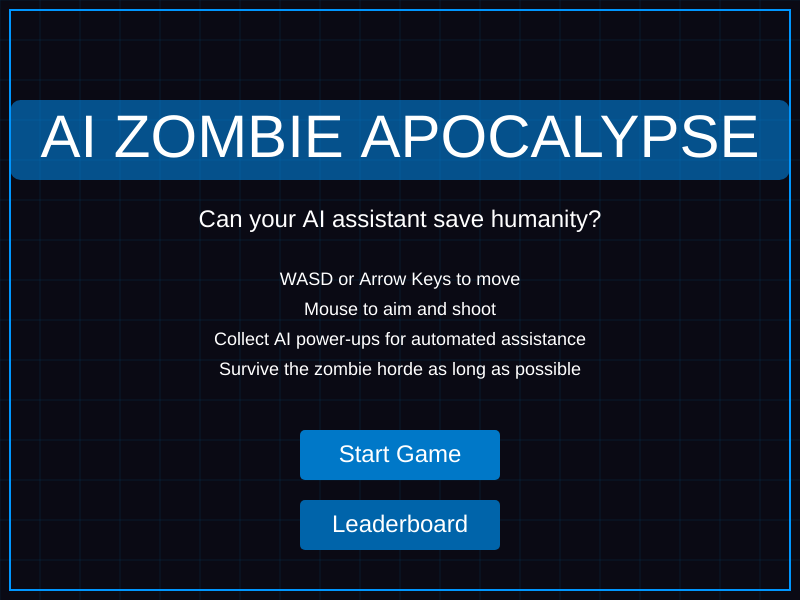
Frame 1 (no input)
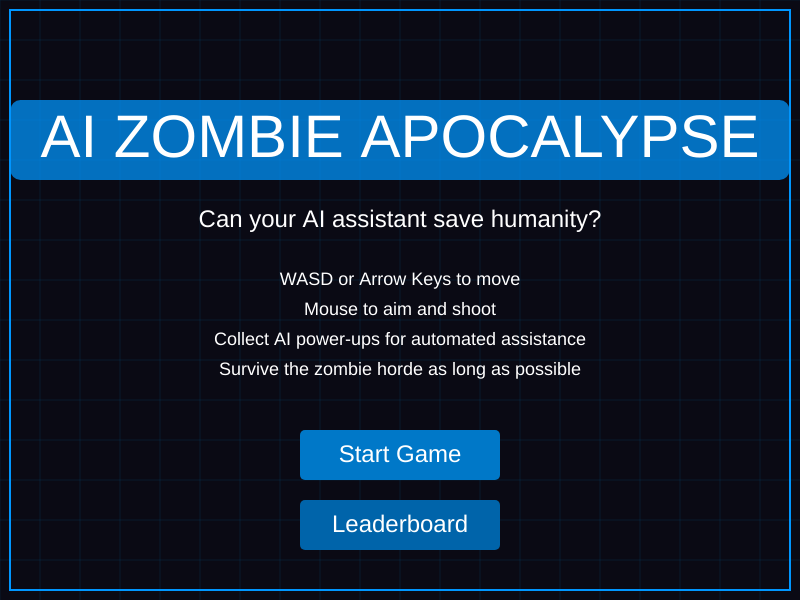
Frame 60 (no input)
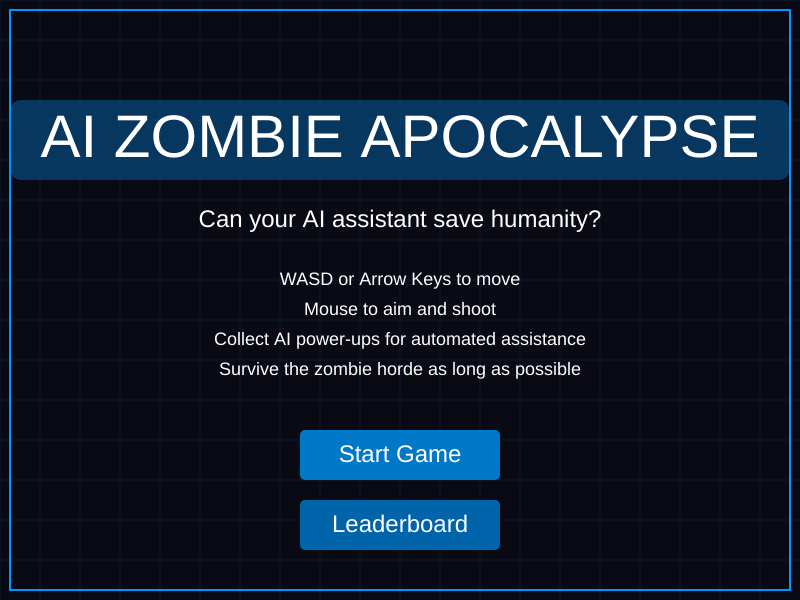
Frame 120 (the mouse pressed at the canvas centre since frame 60)

The p5.js sketch that drew these frames (run headless with seeded random() and noise() and a simulated clock; from frame 60 on, the mouse is pressed at the canvas centre):

// p5.js sketch
// ── sketch.js
// Game variables
let player;
let zombies = [];
let bullets = [];
let score = 0;
let health = 100;
let gameOver = false;
let gameStarted = false;
let powerups = [];
let bloodSplatters = [];
let explosions = [];
let rocks = [];
let messageText = "";
let messageTimer = 0;
let gameTick = 0;

// Wave system variables
let currentWave = 1;
let waveTimer = 0;
let waveDuration = 1800; // 30 seconds at 60 FPS
let zombiesPerWave = 1;
let waveMessage = "";
let waveMessageTimer = 0;

// Leaderboard variables
let leaderboardData = [];
let playerName = "";
let playerEmail = "";
let showLeaderboard = false;
let showNameInput = false;
let inputActive = false;
let inputField = "name"; // "name" or "email"
let leaderboardLoaded = false;
let connectionStatus = "unknown"; // "connected", "error", "unknown"

// Constants
const SCREEN_WIDTH = 800;
const SCREEN_HEIGHT = 600;
const PLAYER_WIDTH = 32;
const PLAYER_HEIGHT = 32;
const PLAYER_SPEED = 5;
const ZOMBIE_WIDTH = 32;
const ZOMBIE_HEIGHT = 32;
const ZOMBIE_SPEED = 2;
const BULLET_WIDTH = 4;
const BULLET_HEIGHT = 4;
const BULLET_SPEED = 10;
const ROCK_COUNT = 8;
const SMALL_ROCK_COUNT = 15;
const AI_ASSISTANT_DURATION = 300;

// Colors
const WHITE = [255, 255, 255];
const BLACK = [0, 0, 0];
const RED = [255, 0, 0];
const GREEN = [0, 255, 0];
const BLUE = [0, 0, 255];
const AI_ASSISTANT_COLOR = [0, 200, 255];

// Power-up types
const POWERUP_TYPES = [
  { name: "AI Assistant", color: [0, 200, 255], duration: 300 },
  { name: "Speed Boost", color: [255, 200, 0], duration: 180 },
  { name: "Shield", color: [200, 0, 255], duration: 240 },
  { name: "Rapid Fire", color: [255, 50, 50], duration: 200 }
];

// Graphics buffers for sprites
let playerBuffer;
let zombieBuffer;
let bulletBuffer;
let backgroundBuffer;
let bloodSplatterBuffers = [];
let explosionBuffers = [];

function preload() {
  // No external assets to preload
}

function setup() {
  createCanvas(SCREEN_WIDTH, SCREEN_HEIGHT);
  textAlign(LEFT, TOP);
  
  // Initialize game graphics
  createGameGraphics();
  
  // Initialize game
  player = new Player();
  createRocks();
  
  // Set up fonts
  scoreFont = textSize(20);
  gameOverFont = textSize(40);
  
  // Preload leaderboard data
  loadLeaderboard();
}

// Create all game graphics programmatically
function createGameGraphics() {
  // Create player sprite (AI robot with glowing elements)
  playerBuffer = createGraphics(PLAYER_WIDTH, PLAYER_HEIGHT);
  
  // Robot body (metallic blue)
  playerBuffer.fill(40, 90, 180);
  playerBuffer.noStroke();
  playerBuffer.rect(6, 6, 20, 20, 3);
  
  // Glowing core
  playerBuffer.fill(0, 200, 255, 200);
  playerBuffer.ellipse(16, 16, 10, 10);
  playerBuffer.stroke(150, 230, 255, 150);
  playerBuffer.noFill();
  playerBuffer.ellipse(16, 16, 14, 14);
  
  // Robot head
  playerBuffer.noStroke();
  playerBuffer.fill(60, 110, 200);
  playerBuffer.rect(10, 0, 12, 8, 2);
  
  // Eyes (glowing)
  playerBuffer.fill(0, 255, 255);
  playerBuffer.ellipse(13, 4, 4, 4);
  playerBuffer.ellipse(19, 4, 4, 4);
  
  // Limbs
  playerBuffer.fill(50, 100, 190);
  playerBuffer.rect(2, 10, 4, 16, 2);  // Left arm
  playerBuffer.rect(26, 10, 4, 16, 2); // Right arm
  playerBuffer.rect(8, 26, 6, 6, 1);   // Left leg
  playerBuffer.rect(18, 26, 6, 6, 1);  // Right leg
  
  // Circuit patterns
  playerBuffer.stroke(100, 200, 255);
  playerBuffer.line(10, 12, 14, 12);
  playerBuffer.line(18, 20, 22, 20);
  playerBuffer.line(10, 12, 10, 16);
  playerBuffer.line(22, 20, 22, 24);
  
  // Create zombie sprite
  zombieBuffer = createGraphics(ZOMBIE_WIDTH, ZOMBIE_HEIGHT);
  
  // Zombie body (decaying green)
  zombieBuffer.fill(60, 120, 60);
  zombieBuffer.noStroke();
  zombieBuffer.rect(6, 6, 20, 20, 3);
  
  // Zombie head
  zombieBuffer.fill(70, 130, 70);
  zombieBuffer.rect(10, 0, 12, 8, 2);
  
  // Zombie eyes (red)
  zombieBuffer.fill(255, 0, 0);
  zombieBuffer.ellipse(13, 4, 4, 4);
  zombieBuffer.ellipse(19, 4, 4, 4);
  
  // Zombie limbs (decaying)
  zombieBuffer.fill(50, 110, 50);
  zombieBuffer.rect(2, 10, 4, 16, 2);  // Left arm
  zombieBuffer.rect(26, 10, 4, 16, 2); // Right arm
  zombieBuffer.rect(8, 26, 6, 6, 1);   // Left leg
  zombieBuffer.rect(18, 26, 6, 6, 1);  // Right leg
  
  // Decay details
  zombieBuffer.fill(30, 80, 30, 150);
  zombieBuffer.ellipse(10, 15, 6, 6);
  zombieBuffer.ellipse(22, 12, 5, 5);
  zombieBuffer.ellipse(16, 22, 7, 7);
  
  // Create bullet sprite
  bulletBuffer = createGraphics(BULLET_WIDTH, BULLET_HEIGHT);
  bulletBuffer.fill(255, 100, 50);
  bulletBuffer.noStroke();
  bulletBuffer.ellipse(BULLET_WIDTH/2, BULLET_HEIGHT/2, BULLET_WIDTH, BULLET_HEIGHT);
  
  // Create background
  backgroundBuffer = createGraphics(SCREEN_WIDTH, SCREEN_HEIGHT);
  backgroundBuffer.background(10, 10, 20);
  
  // Add some stars/details to background
  backgroundBuffer.fill(255, 255, 255, 100);
  for (let i = 0; i < 100; i++) {
    let x = random(SCREEN_WIDTH);
    let y = random(SCREEN_HEIGHT);
    let size = random(1, 3);
    backgroundBuffer.ellipse(x, y, size, size);
  }
  
  // Create blood splatter effects
  for (let i = 0; i < 3; i++) {
    let buffer = createGraphics(20, 20);
    buffer.noStroke();
    buffer.fill(150, 0, 0, 200);
    buffer.ellipse(10, 10, random(10, 20), random(10, 20));
    
    // Add some blood droplets
    for (let j = 0; j < 5; j++) {
      let x = random(20);
      let y = random(20);
      let size = random(2, 5);
      buffer.ellipse(x, y, size, size);
    }
    
    bloodSplatterBuffers.push(buffer);
  }
  
  // Create explosion effects
  for (let i = 0; i < 3; i++) {
    let buffer = createGraphics(40, 40);
    buffer.noStroke();
    
    // Inner bright part
    buffer.fill(255, 200, 50, 200);
    buffer.ellipse(20, 20, 20 + i * 5, 20 + i * 5);
    
    // Outer part
    buffer.fill(255, 100, 0, 150 - i * 40);
    buffer.ellipse(20, 20, 30 + i * 8, 30 + i * 8);
    
    explosionBuffers.push(buffer);
  }
}

function draw() {
  gameTick++;
  
  if (showLeaderboard) {
    showLeaderboardScreen();
    return;
  }
  
  if (showNameInput) {
    showNameInputScreen();
    return;
  }
  
  if (!gameStarted) {
    showTitleScreen();
    return;
  }
  
  if (!gameOver) {
    // Game logic
    handleInput();
    updateWaveSystem();
    updateZombies();
    updateBullets();
    updatePowerups();
    updateVisualEffects();
    
    // AI Assistant logic
    if (player.activePowerups["AI Assistant"] > 0) {
      if (gameTick % 10 === 0 && zombies.length > 0) {
        // Find nearest zombie
        let nearestZombie = findNearestZombie();
        if (nearestZombie) {
          // Calculate direction to zombie
          let dx = nearestZombie.x - (player.x + PLAYER_WIDTH/2);
          let dy = nearestZombie.y - (player.y + PLAYER_HEIGHT/2);
          let angle = Math.atan2(dy, dx);
          
          // Create AI bullet
          let aiBullet = new Bullet(
            player.x + PLAYER_WIDTH/2 - BULLET_WIDTH/2,
            player.y + PLAYER_HEIGHT/2 - BULLET_HEIGHT/2,
            angle
          );
          aiBullet.color = AI_ASSISTANT_COLOR;
          bullets.push(aiBullet);
          
          // Visual effect for AI targeting
          stroke(...AI_ASSISTANT_COLOR, 150);
          line(
            player.x + PLAYER_WIDTH/2,
            player.y + PLAYER_HEIGHT/2,
            nearestZombie.x + ZOMBIE_WIDTH/2,
            nearestZombie.y + ZOMBIE_HEIGHT/2
          );
        }
      }
    }
    
    // Draw everything
    drawGame();
  } else {
    showGameOverScreen();
  }
}

function createRocks() {
  // Create medium rocks
  for (let i = 0; i < ROCK_COUNT; i++) {
    let size = random(25, 40);
    let x = random(0, SCREEN_WIDTH - size);
    let y = random(0, SCREEN_HEIGHT - size);
    rocks.push(new Rock(x, y, size, false));
  }
  
  // Create small rocks
  for (let i = 0; i < SMALL_ROCK_COUNT; i++) {
    let size = random(10, 20);
    let x = random(0, SCREEN_WIDTH - size);
    let y = random(0, SCREEN_HEIGHT - size);
    rocks.push(new Rock(x, y, size, false));
  }
}

function handleInput() {
  // Check if mouseX and mouseY are defined
  if (typeof mouseX === 'undefined' || typeof mouseY === 'undefined') {
    return; // Skip this frame if mouse coordinates aren't available yet
  }
  
  // Movement
  if (keyIsDown(LEFT_ARROW) || keyIsDown(65)) { // Left arrow or A
    player.move("left");
  }
  if (keyIsDown(RIGHT_ARROW) || keyIsDown(68)) { // Right arrow or D
    player.move("right");
  }
  if (keyIsDown(UP_ARROW) || keyIsDown(87)) { // Up arrow or W
    player.move("up");
  }
  if (keyIsDown(DOWN_ARROW) || keyIsDown(83)) { // Down arrow or S
    player.move("down");
  }
  
  // Aiming
  if (player && typeof player.updateAim === 'function') {
    player.updateAim(mouseX, mouseY);
  }
  
  // Shooting
  if (mouseIsPressed && mouseButton === LEFT && player && typeof player.shoot === 'function') {
    if (player.shootCooldown <= 0) {
      // Create bullet(s)
      let newBullets = player.shoot();
      if (newBullets && newBullets.length) {
        bullets.push(...newBullets);
      }
      
      // Set cooldown based on power-ups
      player.shootCooldown = player.activePowerups && player.activePowerups["Rapid Fire"] > 0 ? 5 : 10;
    }
  }
  
  // Update shoot cooldown
  if (player && player.shootCooldown > 0) {
    player.shootCooldown--;
  }
}

function updateWaveSystem() {
  waveTimer++;
  
  // Check if current wave is over
  if (waveTimer >= waveDuration) {
    // Start new wave
    currentWave++;
    waveTimer = 0;
    
    // Increase difficulty
    zombiesPerWave = Math.min(20, Math.floor(currentWave * 1.5));
    
    // Show wave message
    waveMessage = `Wave ${currentWave}`;
    waveMessageTimer = 180; // 3 seconds at 60 FPS
  }
  
  // Spawn zombies based on wave progress
  if (frameCount % 60 === 0) { // Every second
    let maxZombies = zombiesPerWave + Math.floor(currentWave / 3);
    
    if (zombies.length < maxZombies) {
      zombies.push(new Zombie());
    }
  }
  
  // Update wave message timer
  if (waveMessageTimer > 0) {
    waveMessageTimer--;
  }
}

function updateZombies() {
  for (let i = zombies.length - 1; i >= 0; i--) {
    // Move zombie toward player
    zombies[i].move(player.x + PLAYER_WIDTH/2, player.y + PLAYER_HEIGHT/2);
    
    // Check collision with player
    if (
      player.x < zombies[i].x + ZOMBIE_WIDTH &&
      player.x + PLAYER_WIDTH > zombies[i].x &&
      player.y < zombies[i].y + ZOMBIE_HEIGHT &&
      player.y + PLAYER_HEIGHT > zombies[i].y
    ) {
      // Player hit by zombie
      if (player.activePowerups["Shield"] > 0) {
        // Shield absorbs damage
      } else {
        player.health -= 10; // Each hit does 10 damage (4 hits to die)
      }
      
      // Remove zombie
      zombies.splice(i, 1);
      
      // Add blood splatter
      bloodSplatters.push(new BloodSplatter(
        player.x + PLAYER_WIDTH/2,
        player.y + PLAYER_HEIGHT/2
      ));
      
      // Check if player is dead
      if (player.health <= 0) {
        gameOver = true;
      }
      
      continue;
    }
  }
}

function updateBullets() {
  for (let i = bullets.length - 1; i >= 0; i--) {
    // Move bullet
    bullets[i].move();
    
    // Check if bullet is off-screen
    if (
      bullets[i].x < 0 ||
      bullets[i].x > SCREEN_WIDTH ||
      bullets[i].y < 0 ||
      bullets[i].y > SCREEN_HEIGHT
    ) {
      bullets.splice(i, 1);
      continue;
    }
    
    // Check collision with zombies
    for (let j = zombies.length - 1; j >= 0; j--) {
      if (
        bullets[i] && zombies[j] &&
        bullets[i].x < zombies[j].x + ZOMBIE_WIDTH &&
        bullets[i].x + BULLET_WIDTH > zombies[j].x &&
        bullets[i].y < zombies[j].y + ZOMBIE_HEIGHT &&
        bullets[i].y + BULLET_HEIGHT > zombies[j].y
      ) {
        // Store zombie position before removing it
        let zombieX = zombies[j].x;
        let zombieY = zombies[j].y;
        
        // Zombie hit by bullet
        zombies.splice(j, 1);
        
        // Remove bullet if it still exists
        if (i < bullets.length) {
          bullets.splice(i, 1);
        }
        
        // Add blood splatter
        bloodSplatters.push(new BloodSplatter(
          zombieX + ZOMBIE_WIDTH/2,
          zombieY + ZOMBIE_HEIGHT/2
        ));
        
        // Increase score
        player.score += 10;
        
        // Increase powerup spawn chance to 15%
        if (random() < 0.15) {
          powerups.push(new PowerUp(
            zombieX + ZOMBIE_WIDTH/2,
            zombieY + ZOMBIE_HEIGHT/2
          ));
        }
        
        break;
      }
    }
  }
}

function updatePowerups() {
  for (let i = powerups.length - 1; i >= 0; i--) {
    // Update power-up animation
    powerups[i].update();
    
    // Check collision with player
    if (
      player.x < powerups[i].x + 20 &&
      player.x + PLAYER_WIDTH > powerups[i].x - 20 &&
      player.y < powerups[i].y + 20 &&
      player.y + PLAYER_HEIGHT > powerups[i].y - 20
    ) {
      // Activate power-up
      let powerupName = powerups[i].name;
      let duration = powerups[i].duration;
      
      player.activePowerups[powerupName] = duration;
      
      // Apply power-up effects
      if (powerupName === "Speed Boost") {
        player.speed = player.baseSpeed * 1.5;
      }
      
      // Show message
      messageText = `${powerupName} activated!`;
      messageTimer = 120; // 2 seconds at 60 FPS
      
      // Remove power-up
      powerups.splice(i, 1);
    }
  }
  
  // Update active power-ups
  for (let powerup in player.activePowerups) {
    if (player.activePowerups[powerup] > 0) {
      player.activePowerups[powerup]--;
      
      // Handle power-up expiration
      if (player.activePowerups[powerup] === 0) {
        // Reset effects
        if (powerup === "Speed Boost") {
          player.speed = player.baseSpeed;
        }
        
        // Show message
        messageText = `${powerup} expired`;
        messageTimer = 60; // 1 second at 60 FPS
      }
    }
  }
  
  // Update message timer
  if (messageTimer > 0) {
    messageTimer--;
  }
}

function updateVisualEffects() {
  // Update blood splatters
  for (let i = bloodSplatters.length - 1; i >= 0; i--) {
    if (!bloodSplatters[i].update()) {
      bloodSplatters.splice(i, 1);
    }
  }
  
  // Update explosions
  for (let i = explosions.length - 1; i >= 0; i--) {
    if (!explosions[i].update()) {
      explosions.splice(i, 1);
    }
  }
}

function drawGame() {
  // Draw background
  background(10, 10, 20);
  
  // Draw rocks
  for (let rock of rocks) {
    rock.draw();
  }
  
  // Draw power-ups
  for (let powerup of powerups) {
    powerup.draw();
  }
  
  // Draw player
  player.draw();
  
  // Draw zombies
  for (let zombie of zombies) {
    zombie.draw();
  }
  
  // Draw bullets
  for (let bullet of bullets) {
    bullet.draw();
  }
  
  // Draw visual effects
  for (let splatter of bloodSplatters) {
    splatter.draw();
  }
  
  for (let explosion of explosions) {
    explosion.draw();
  }
  
  // Draw UI
  drawUI();
}

function drawUI() {
  // Health bar background
  fill(60, 60, 60);
  rect(10, 10, 200, 20, 5);
  
  // Health bar
  let healthPercent = player.health / 40; // Changed from 100 to 40
  let healthBarWidth = 200 * healthPercent;
  let healthColor;
  
  if (healthPercent > 0.6) {
    healthColor = color(0, 200, 0); // Green for high health
  } else if (healthPercent > 0.3) {
    healthColor = color(200, 200, 0); // Yellow for medium health
  } else {
    healthColor = color(200, 0, 0); // Red for low health
  }
  
  fill(healthColor);
  rect(10, 10, healthBarWidth, 20, 5);
  
  // Health text
  fill(255);
  textAlign(CENTER, CENTER);
  text(player.health + "/40", 110, 20); // Changed from 100 to 40
  textAlign(LEFT, TOP);
  
  // Score
  fill(255);
  textSize(24);
  text("Score: " + player.score, SCREEN_WIDTH - 150, 20);
  
  // Wave info
  fill(200, 200, 255);
  textSize(18);
  text("Wave: " + currentWave, SCREEN_WIDTH - 150, 50);
  
  // Wave progress bar
  let waveProgress = waveTimer / waveDuration;
  fill(60, 60, 60);
  rect(SCREEN_WIDTH - 150, 75, 100, 10, 5);
  fill(100, 100, 255);
  rect(SCREEN_WIDTH - 150, 75, 100 * waveProgress, 10, 5);
  
  // Active power-ups
  let powerupY = 100;
  for (let powerup in player.activePowerups) {
    if (player.activePowerups[powerup] > 0) {
      let duration = player.activePowerups[powerup];
      let maxDuration;
      let color;
      
      switch(powerup) {
        case "AI Assistant":
          maxDuration = AI_ASSISTANT_DURATION;
          color = [0, 200, 255];
          break;
        case "Speed Boost":
          maxDuration = 180;
          color = [255, 200, 0];
          break;
        case "Shield":
          maxDuration = 240;
          color = [200, 0, 255];
          break;
        case "Rapid Fire":
          maxDuration = 200;
          color = [255, 50, 50];
          break;
      }
      
      // Power-up background
      fill(60, 60, 60);
      rect(SCREEN_WIDTH - 150, powerupY, 100, 15, 5);
      
      // Power-up progress
      let progress = duration / maxDuration;
      fill(...color);
      rect(SCREEN_WIDTH - 150, powerupY, 100 * progress, 15, 5);
      
      // Power-up text
      fill(255);
      textSize(12);
      text(powerup, SCREEN_WIDTH - 145, powerupY + 2);
      
      powerupY += 20;
    }
  }
  
  // Wave message
  if (waveMessageTimer > 0) {
    let alpha = waveMessageTimer > 60 ? 255 : waveMessageTimer * 4.25;
    fill(255, 255, 255, alpha);
    textSize(36);
    textAlign(CENTER, CENTER);
    text(waveMessage, SCREEN_WIDTH/2, SCREEN_HEIGHT/4);
    textAlign(LEFT, TOP);
  }
  
  // Power-up message
  if (messageTimer > 0) {
    let alpha = messageTimer > 30 ? 255 : messageTimer * 8.5;
    fill(0, 200, 255, alpha);
    textSize(24);
    textAlign(CENTER, CENTER);
    text(messageText, SCREEN_WIDTH/2, SCREEN_HEIGHT/3);
    textAlign(LEFT, TOP);
  }
}

function showTitleScreen() {
  // Background with grid effect
  background(10, 10, 20);
  
  // Draw grid lines
  stroke(0, 100, 150, 50);
  strokeWeight(1);
  
  // Draw vertical grid lines
  for (let x = 0; x < SCREEN_WIDTH; x += 40) {
    line(x, 0, x, SCREEN_HEIGHT);
  }
  
  // Draw horizontal grid lines
  for (let y = 0; y < SCREEN_HEIGHT; y += 40) {
    line(0, y, SCREEN_WIDTH, y);
  }
  
  // Draw border
  strokeWeight(2);
  stroke(0, 150, 255);
  noFill();
  rect(10, 10, SCREEN_WIDTH - 20, SCREEN_HEIGHT - 20);
  
  // Set text properties for measuring
  textSize(60);
  textAlign(CENTER, CENTER);
  
  // Measure the text width to make the background fit properly
  let titleText = "AI ZOMBIE APOCALYPSE";
  let titleWidth = textWidth(titleText);
  
  // Title with pulsing effect
  let glowIntensity = 128 + 64 * sin(frameCount / 30);
  
  // Title background with pulsing effect - make it wider to fit the text
  fill(0, 150, 255, glowIntensity);
  noStroke();
  rect(SCREEN_WIDTH/2 - titleWidth/2 - 30, 100, titleWidth + 60, 80, 10);
  
  // Title text
  fill(255);
  text(titleText, SCREEN_WIDTH/2, 140);
  
  // Subtitle
  fill(255);
  textSize(24);
  text("Can your AI assistant save humanity?", SCREEN_WIDTH/2, 220);
  
  // Instructions
  textSize(18);
  text("WASD or Arrow Keys to move", SCREEN_WIDTH/2, 280);
  text("Mouse to aim and shoot", SCREEN_WIDTH/2, 310);
  text("Collect AI power-ups for automated assistance", SCREEN_WIDTH/2, 340);
  text("Survive the zombie horde as long as possible", SCREEN_WIDTH/2, 370);
  
  // Start button
  let startButtonX = SCREEN_WIDTH/2 - 100;
  let startButtonY = 430;
  let buttonWidth = 200;
  let buttonHeight = 50;
  
  let mouseOverStart = mouseX > startButtonX && mouseX < startButtonX + buttonWidth &&
                       mouseY > startButtonY && mouseY < startButtonY + buttonHeight;
  
  fill(mouseOverStart ? color(0, 180, 255) : color(0, 120, 200));
  rect(startButtonX, startButtonY, buttonWidth, buttonHeight, 5);
  
  fill(255);
  textSize(24);
  text("Start Game", SCREEN_WIDTH/2, startButtonY + buttonHeight/2);
  
  // Leaderboard button
  let leaderboardButtonX = SCREEN_WIDTH/2 - 100;
  let leaderboardButtonY = 500;
  
  let mouseOverLeaderboard = mouseX > leaderboardButtonX && mouseX < leaderboardButtonX + buttonWidth &&
                             mouseY > leaderboardButtonY && mouseY < leaderboardButtonY + buttonHeight;
  
  fill(mouseOverLeaderboard ? color(0, 150, 220) : color(0, 100, 170));
  rect(leaderboardButtonX, leaderboardButtonY, buttonWidth, buttonHeight, 5);
  
  fill(255);
  textSize(24);
  text("Leaderboard", SCREEN_WIDTH/2, leaderboardButtonY + buttonHeight/2);
  
  // Pulsing effect for buttons
  let pulseSize = sin(frameCount * 0.05) * 5;
  
  if (mouseOverStart) {
    noFill();
    stroke(0, 200, 255, 150);
    rect(startButtonX - pulseSize/2, startButtonY - pulseSize/2, 
         buttonWidth + pulseSize, buttonHeight + pulseSize, 8);
  }
  
  if (mouseOverLeaderboard) {
    noFill();
    stroke(0, 200, 255, 150);
    rect(leaderboardButtonX - pulseSize/2, leaderboardButtonY - pulseSize/2, 
         buttonWidth + pulseSize, buttonHeight + pulseSize, 8);
  }
  
  // Reset text alignment
  textAlign(LEFT, TOP);
}

function showGameOverScreen() {
  // Background with grid effect
  background(10, 10, 20);
  
  // Draw grid lines
  stroke(0, 100, 150, 50);
  strokeWeight(1);
  
  for (let x = 0; x < SCREEN_WIDTH; x += 40) {
    line(x, 0, x, SCREEN_HEIGHT);
  }
  
  for (let y = 0; y < SCREEN_HEIGHT; y += 40) {
    line(0, y, SCREEN_WIDTH, y);
  }
  
  // Draw border
  strokeWeight(2);
  stroke(0, 150, 255);
  noFill();
  rect(10, 10, SCREEN_WIDTH - 20, SCREEN_HEIGHT - 20);
  
  // Game Over title with pulsing effect
  let glowIntensity = 128 + 64 * sin(frameCount / 30);
  
  // Set text properties for measuring
  textSize(60);
  textAlign(CENTER, CENTER);
  
  // Measure the text width to make the background fit properly
  let titleText = "GAME OVER";
  let titleWidth = textWidth(titleText);
  
  // Title background with pulsing effect - make it wider to fit the text
  fill(0, 150, 255, glowIntensity);
  noStroke();
  rect(SCREEN_WIDTH/2 - titleWidth/2 - 30, 80, titleWidth + 60, 80, 10);
  
  // Draw the title text
  fill(255);
  text(titleText, SCREEN_WIDTH/2, 120);
  
  // Score
  fill(255);
  textSize(32);
  textAlign(CENTER, CENTER);
  text("Your Score: " + player.score, SCREEN_WIDTH/2, 200);
  
  // Email field
  let emailFieldX = SCREEN_WIDTH/2 - 150;
  let emailFieldY = 250;
  let fieldWidth = 300;
  let fieldHeight = 40;
  
  fill(30, 30, 50);
  rect(emailFieldX, emailFieldY, fieldWidth, fieldHeight, 5);
  
  fill(255);
  textSize(20);
  textAlign(RIGHT, CENTER);
  text("Email:", emailFieldX - 10, emailFieldY + fieldHeight/2);
  
  textAlign(LEFT, CENTER);
  text(playerEmail, emailFieldX + 10, emailFieldY + fieldHeight/2);
  
  if (frameCount % 60 < 30) {
    stroke(255);
    line(emailFieldX + 10 + textWidth(playerEmail), emailFieldY + 10, 
         emailFieldX + 10 + textWidth(playerEmail), emailFieldY + fieldHeight - 10);
    noStroke();
  }
  
  // Submit Score button
  let submitButtonX = SCREEN_WIDTH/2 - 100;
  let submitButtonY = 320;
  let buttonWidth = 200;
  let buttonHeight = 40;
  
  let canSubmit = playerEmail.length > 0;
  let mouseOverSubmit = mouseX > submitButtonX && mouseX < submitButtonX + buttonWidth &&
                        mouseY > submitButtonY && mouseY < submitButtonY + buttonHeight;
  
  fill(canSubmit ? (mouseOverSubmit ? color(0, 150, 250) : color(0, 100, 200)) : color(100, 100, 100));
  rect(submitButtonX, submitButtonY, buttonWidth, buttonHeight, 5);
  
  fill(255);
  textSize(24);
  textAlign(CENTER, CENTER);
  text("Submit Score", SCREEN_WIDTH/2, submitButtonY + buttonHeight/2);
  
  // Main Menu button
  let menuButtonX = SCREEN_WIDTH/2 - 100;
  let menuButtonY = 380;
  
  let mouseOverMenu = mouseX > menuButtonX && mouseX < menuButtonX + buttonWidth &&
                      mouseY > menuButtonY && mouseY < menuButtonY + buttonHeight;
  
  fill(mouseOverMenu ? color(100, 100, 100) : color(80, 80, 80));
  rect(menuButtonX, menuButtonY, buttonWidth, buttonHeight, 5);
  
  fill(255);
  textSize(24);
  textAlign(CENTER, CENTER);
  text("Main Menu", SCREEN_WIDTH/2, menuButtonY + buttonHeight/2);
  
  // View Leaderboard button
  let leaderboardButtonX = SCREEN_WIDTH/2 - 100;
  let leaderboardButtonY = 440;
  
  let mouseOverLeaderboard = mouseX > leaderboardButtonX && mouseX < leaderboardButtonX + buttonWidth &&
                             mouseY > leaderboardButtonY && mouseY < leaderboardButtonY + buttonHeight;
  
  fill(mouseOverLeaderboard ? color(0, 150, 250) : color(0, 100, 200));
  rect(leaderboardButtonX, leaderboardButtonY, buttonWidth, buttonHeight, 5);
  
  fill(255);
  textSize(24);
  textAlign(CENTER, CENTER);
  text("View Leaderboard", SCREEN_WIDTH/2, leaderboardButtonY + buttonHeight/2);
  
  // Newsletter and privacy notes
  fill(180, 180, 180);
  textSize(14);
  textAlign(CENTER, CENTER);
  text("By submitting, you're signing up for the HackerHall newsletter", 
       SCREEN_WIDTH/2, leaderboardButtonY + buttonHeight + 30);
  
  text("Your email will be partially hidden on the leaderboard", 
       SCREEN_WIDTH/2, leaderboardButtonY + buttonHeight + 50);
  
  // Reset drawing state
  textAlign(LEFT, TOP);
}

function mousePressed() {
  if (!gameStarted && !showLeaderboard && !showNameInput) {
    // Check if Start Game button is clicked
    let startButtonX = SCREEN_WIDTH/2 - 100;
    let startButtonY = 430;
    let buttonWidth = 200;
    let buttonHeight = 50;
    
    if (mouseX > startButtonX && mouseX < startButtonX + buttonWidth &&
        mouseY > startButtonY && mouseY < startButtonY + buttonHeight) {
      gameStarted = true;
      resetGame();
      return;
    }
    
    // Check if Leaderboard button is clicked
    let leaderboardButtonX = SCREEN_WIDTH/2 - 100;
    let leaderboardButtonY = 500;
    
    if (mouseX > leaderboardButtonX && mouseX < leaderboardButtonX + buttonWidth &&
        mouseY > leaderboardButtonY && mouseY < leaderboardButtonY + buttonHeight) {
      showLeaderboard = true;
      loadLeaderboard(); // Refresh leaderboard data
      return;
    }
  } else if (showLeaderboard) {
    // Check if Back button is clicked
    let backButtonX = SCREEN_WIDTH/2 - 100;
    let backButtonY = SCREEN_HEIGHT - 100;
    let buttonWidth = 200;
    let buttonHeight = 40;
    
    if (mouseX > backButtonX && mouseX < backButtonX + buttonWidth &&
        mouseY > backButtonY && mouseY < backButtonY + buttonHeight) {
      showLeaderboard = false;
      gameStarted = false; // Ensure we go to the main menu, not the game
      gameOver = false;    // Reset game over state
      return;
    }
    
    // Check if Refresh button is clicked
    let refreshButtonX = SCREEN_WIDTH - 80;
    let refreshButtonY = 120;
    let refreshButtonSize = 40;
    
    if (mouseX > refreshButtonX && mouseX < refreshButtonX + refreshButtonSize &&
        mouseY > refreshButtonY && mouseY < refreshButtonY + refreshButtonSize) {
      loadLeaderboard();
      return;
    }
  } else if (showNameInput) {
    // Handle name input screen clicks
    let nameFieldX = SCREEN_WIDTH/2 - 150;
    let nameFieldY = 180;
    let emailFieldX = SCREEN_WIDTH/2 - 150;
    let emailFieldY = 240;
    let fieldWidth = 300;
    let fieldHeight = 40;
    
    // Check if name field is clicked
    if (mouseX > nameFieldX && mouseX < nameFieldX + fieldWidth &&
        mouseY > nameFieldY && mouseY < nameFieldY + fieldHeight) {
      inputField = "name";
      inputActive = true;
      return;
    }
    
    // Check if email field is clicked
    if (mouseX > emailFieldX && mouseX < emailFieldX + fieldWidth &&
        mouseY > emailFieldY && mouseY < emailFieldY + fieldHeight) {
      inputField = "email";
      inputActive = true;
      return;
    }
    
    // Check if Submit button is clicked
    let submitButtonX = SCREEN_WIDTH/2 - 100;
    let submitButtonY = 310;
    let buttonWidth = 200;
    let buttonHeight = 40;
    
    if (mouseX > submitButtonX && mouseX < submitButtonX + buttonWidth &&
        mouseY > submitButtonY && mouseY < submitButtonY + buttonHeight) {
      if (playerName.length > 0) {
        submitScore().then(success => {
          if (success) {
            showNameInput = false;
            showLeaderboard = true;
          }
        });
      }
      return;
    }
    
    // Check if Skip button is clicked
    let skipButtonX = SCREEN_WIDTH/2 - 100;
    let skipButtonY = 370;
    
    if (mouseX > skipButtonX && mouseX < skipButtonX + buttonWidth &&
        mouseY > skipButtonY && mouseY < skipButtonY + buttonHeight) {
      showNameInput = false;
      gameStarted = false;
      return;
    }
  } else if (gameOver) {
    // Handle Game Over screen clicks
    let buttonWidth = 200;
    let buttonHeight = 40;
    
    // Submit Score button
    let submitButtonX = SCREEN_WIDTH/2 - 100;
    let submitButtonY = 320;
    
    if (mouseX > submitButtonX && mouseX < submitButtonX + buttonWidth &&
        mouseY > submitButtonY && mouseY < submitButtonY + buttonHeight) {
      if (playerEmail.length > 0) {
        submitScore().then(success => {
          if (success) {
            gameOver = false;
            showLeaderboard = true;
          }
        });
      }
      return;
    }
    
    // Main Menu button
    let menuButtonX = SCREEN_WIDTH/2 - 100;
    let menuButtonY = 380;
    
    if (mouseX > menuButtonX && mouseX < menuButtonX + buttonWidth &&
        mouseY > menuButtonY && mouseY < menuButtonY + buttonHeight) {
      gameOver = false;
      gameStarted = false;
      return;
    }
    
    // View Leaderboard button
    let leaderboardButtonX = SCREEN_WIDTH/2 - 100;
    let leaderboardButtonY = 440;
    
    if (mouseX > leaderboardButtonX && mouseX < leaderboardButtonX + buttonWidth &&
        mouseY > leaderboardButtonY && mouseY < leaderboardButtonY + buttonHeight) {
      showLeaderboard = true;
      loadLeaderboard();
      return;
    }
  }
}

function resetGame() {
  player = new Player();
  zombies = [];
  bullets = [];
  powerups = [];
  bloodSplatters = [];
  explosions = [];
  
  currentWave = 1;
  waveTimer = 0;
  zombiesPerWave = 1;
  
  gameOver = false;
  
  // Reset player properties
  player.health = 40; // Changed from 100 to 40
  player.score = 0;
  player.activePowerups = {
    "AI Assistant": 0,
    "Speed Boost": 0,
    "Shield": 0,
    "Rapid Fire": 0
  };
}

function findNearestZombie() {
  if (zombies.length === 0) return null;
  
  let nearestZombie = zombies[0];
  let minDistance = dist(
    player.x + PLAYER_WIDTH/2,
    player.y + PLAYER_HEIGHT/2,
    zombies[0].x + ZOMBIE_WIDTH/2,
    zombies[0].y + ZOMBIE_HEIGHT/2
  );
  
  for (let i = 1; i < zombies.length; i++) {
    let distance = dist(
      player.x + PLAYER_WIDTH/2,
      player.y + PLAYER_HEIGHT/2,
      zombies[i].x + ZOMBIE_WIDTH/2,
      zombies[i].y + ZOMBIE_HEIGHT/2
    );
    
    if (distance < minDistance) {
      minDistance = distance;
      nearestZombie = zombies[i];
    }
  }
  
  return nearestZombie;
}

function playSound(soundName) {
  // Simply return without doing anything - all sound is disabled
  return;
}

// Player class
class Player {
  constructor() {
    this.x = SCREEN_WIDTH/2 - PLAYER_WIDTH/2;
    this.y = SCREEN_HEIGHT/2 - PLAYER_HEIGHT/2;
    this.angle = 0;
    this.direction = "right";
    this.speed = PLAYER_SPEED;
    this.baseSpeed = PLAYER_SPEED;
    this.health = 40;
    this.score = 0;
    this.shootCooldown = 0;
    this.activePowerups = {
      "AI Assistant": 0,
      "Speed Boost": 0,
      "Shield": 0,
      "Rapid Fire": 0
    };
  }
  
  updateAim(mouseX, mouseY) {
    // Safety check
    if (typeof mouseX === 'undefined' || typeof mouseY === 'undefined') {
      return;
    }
    
    // Calculate angle to mouse cursor
    let dx = mouseX - (this.x + PLAYER_WIDTH/2);
    let dy = mouseY - (this.y + PLAYER_HEIGHT/2);
    this.angle = Math.atan2(dy, dx);
    
    // Update direction for player sprite rotation
    if (this.angle > -Math.PI/4 && this.angle < Math.PI/4) {
      this.direction = "right";
    } else if (this.angle >= Math.PI/4 && this.angle < 3*Math.PI/4) {
      this.direction = "down";
    } else if (this.angle >= -3*Math.PI/4 && this.angle <= -Math.PI/4) {
      this.direction = "up";
    } else {
      this.direction = "left";
    }
  }
  
  move(direction) {
    // Apply speed boost if active
    let currentSpeed = this.activePowerups["Speed Boost"] > 0 ? 
                      this.baseSpeed * 1.5 : this.baseSpeed;
    
    if (direction === "left" && this.x > 0) {
      this.x -= currentSpeed;
    } else if (direction === "right" && this.x < SCREEN_WIDTH - PLAYER_WIDTH) {
      this.x += currentSpeed;
    } else if (direction === "up" && this.y > 0) {
      this.y -= currentSpeed;
    } else if (direction === "down" && this.y < SCREEN_HEIGHT - PLAYER_HEIGHT) {
      this.y += currentSpeed;
    }
  }
  
  shoot() {
    let bulletX = this.x + PLAYER_WIDTH/2 - BULLET_WIDTH/2;
    let bulletY = this.y + PLAYER_HEIGHT/2 - BULLET_HEIGHT/2;
    
    let bullets = [];
    
    // Create multiple bullets if Rapid Fire is active
    if (this.activePowerups["Rapid Fire"] > 0) {
      // Create 3 bullets with slight spread
      for (let i = -1; i <= 1; i++) {
        let spreadAngle = this.angle + (i * 0.1); // Small angle spread
        bullets.push(new Bullet(bulletX, bulletY, spreadAngle));
      }
    } else {
      bullets.push(new Bullet(bulletX, bulletY, this.angle));
    }
    
    return bullets;
  }
  
  draw() {
    push();
    translate(this.x + PLAYER_WIDTH/2, this.y + PLAYER_HEIGHT/2);
    
    // Rotate based on direction
    if (this.direction === "right") {
      rotate(0);
    } else if (this.direction === "down") {
      rotate(HALF_PI);
    } else if (this.direction === "left") {
      rotate(PI);
    } else { // up
      rotate(-HALF_PI);
    }
    
    // Draw player sprite
    imageMode(CENTER);
    image(playerBuffer, 0, 0);
    
    // Draw shield if active
    if (this.activePowerups["Shield"] > 0) {
      noFill();
      stroke(200, 0, 255, 150);
      strokeWeight(2);
      ellipse(0, 0, PLAYER_WIDTH * 1.5, PLAYER_HEIGHT * 1.5);
      strokeWeight(1);
    }
    
    pop();
  }
  
  applyPowerup(powerup) {
    this.activePowerups[powerup.name] = powerup.duration;
    
    // Apply immediate effects
    if (powerup.name === "Speed Boost") {
      this.speed = this.baseSpeed * 1.5;
    }
    
    return `${powerup.name} activated!`;
  }
  
  updatePowerups() {
    // Update all active power-ups
    for (let name in this.activePowerups) {
      if (this.activePowerups[name] > 0) {
        this.activePowerups[name]--;
        
        // Handle expiration
        if (this.activePowerups[name] <= 0) {
          if (name === "Speed Boost") {
            this.speed = this.baseSpeed;
          }
        }
      }
    }
  }
  
  takeDamage(amount) {
    // If Shield is active, don't take damage
    if (this.activePowerups["Shield"] > 0) {
      return false;
    }
    
    this.health -= amount;
    
    if (this.health <= 0) {
      this.health = 0;
      return true; // Player is dead
    }
    return false;
  }
}

// Zombie class
class Zombie {
  constructor(edge) {
    // Spawn from a random edge
    if (!edge) {
      edge = random(["top", "right", "bottom", "left"]);
    }
    
    if (edge === "top") {
      this.x = random(0, SCREEN_WIDTH - ZOMBIE_WIDTH);
      this.y = -ZOMBIE_HEIGHT;
    } else if (edge === "right") {
      this.x = SCREEN_WIDTH;
      this.y = random(0, SCREEN_HEIGHT - ZOMBIE_HEIGHT);
    } else if (edge === "bottom") {
      this.x = random(0, SCREEN_WIDTH - ZOMBIE_WIDTH);
      this.y = SCREEN_HEIGHT;
    } else { // left
      this.x = -ZOMBIE_WIDTH;
      this.y = random(0, SCREEN_HEIGHT - ZOMBIE_HEIGHT);
    }
    
    this.speed = ZOMBIE_SPEED;
    this.direction = "right"; // Default direction
  }
  
  move(targetX, targetY) {
    // Calculate direction to player
    let dx = targetX - (this.x + ZOMBIE_WIDTH/2);
    let dy = targetY - (this.y + ZOMBIE_HEIGHT/2);
    
    // Normalize the direction
    let length = max(0.1, sqrt(dx * dx + dy * dy));
    dx /= length;
    dy /= length;
    
    // Move towards player
    this.x += dx * this.speed;
    this.y += dy * this.speed;
    
    // Update direction for animation
    if (abs(dx) > abs(dy)) {
      this.direction = dx > 0 ? "right" : "left";
    } else {
      this.direction = dy > 0 ? "down" : "up";
    }
  }
  
  draw() {
    push();
    translate(this.x + ZOMBIE_WIDTH/2, this.y + ZOMBIE_HEIGHT/2);
    
    // Fix rotation - use atan2 to get the correct angle
    if (this.direction === "right") {
      rotate(0);
    } else if (this.direction === "down") {
      rotate(HALF_PI);
    } else if (this.direction === "left") {
      rotate(PI);
    } else { // up
      rotate(3*PI/2);
    }
    
    // Draw zombie sprite
    imageMode(CENTER);
    image(zombieBuffer, 0, 0);
    
    pop();
  }
}

// Bullet class
class Bullet {
  constructor(x, y, angle) {
    this.x = x;
    this.y = y;
    this.angle = angle;
    this.speed = BULLET_SPEED;
    this.color = [255, 100, 50]; // Default color
  }
  
  move() {
    this.x += cos(this.angle) * this.speed;
    this.y += sin(this.angle) * this.speed;
  }
  
  draw() {
    push();
    translate(this.x, this.y);
    rotate(this.angle);
    
    // Use the bullet's color (which might be changed for AI bullets)
    fill(this.color);
    rect(0, 0, BULLET_WIDTH, BULLET_HEIGHT);
    
    // Add a small glow effect
    noFill();
    stroke(...this.color, 100);
    rect(-2, -2, BULLET_WIDTH + 4, BULLET_HEIGHT + 4);
    
    pop();
  }
}

// Rock class
class Rock {
  constructor(x, y, size, isObstacle) {
    this.x = x;
    this.y = y;
    this.size = size;
    this.isObstacle = isObstacle;
    this.color = [40, 80, 120]; // Blue-gray color
    this.vertices = [];
    
    // Create a jagged rock shape
    let points = floor(random(5, 8));
    for (let i = 0; i < points; i++) {
      let angle = map(i, 0, points, 0, TWO_PI);
      let radius = size/2 * random(0.7, 1.0);
      let px = cos(angle) * radius;
      let py = sin(angle) * radius;
      this.vertices.push({x: px, y: py});
    }
  }
  
  draw() {
    push();
    translate(this.x + this.size/2, this.y + this.size/2);
    
    // Draw rock shape
    fill(...this.color);
    noStroke();
    beginShape();
    for (let v of this.vertices) {
      vertex(v.x, v.y);
    }
    endShape(CLOSE);
    
    // Add highlights
    fill(100, 150, 200, 50);
    ellipse(-this.size/4, -this.size/4, this.size/3, this.size/3);
    
    pop();
  }
}

// PowerUp class
class PowerUp {
  constructor(x, y) {
    this.x = x;
    this.y = y;
    this.type = random(POWERUP_TYPES);
    this.name = this.type.name;
    this.color = this.type.color;
    this.duration = this.type.duration;
    this.pulse = 0;
    this.pulseDir = 1;
  }
  
  update() {
    // Update pulse animation
    this.pulse += 0.1 * this.pulseDir;
    if (this.pulse >= 1.0) {
      this.pulseDir = -1;
    } else if (this.pulse <= 0.0) {
      this.pulseDir = 1;
    }
  }
  
  draw() {
    // Draw glowing orb
    let glowSize = 15 + 5 * sin(frameCount/10);
    
    // Outer glow
    for (let radius = glowSize; radius > glowSize - 10; radius -= 2) {
      let alpha = max(0, 150 - (glowSize - radius) * 30);
      noFill();
      stroke(...this.color, alpha);
      ellipse(this.x, this.y, radius * 2, radius * 2);
    }
    
    // Core
    fill(255);
    noStroke();
    ellipse(this.x, this.y, 12, 12);
    
    // Symbol based on power-up type
    stroke(255);
    strokeWeight(2);
    
    if (this.name === "AI Assistant") {
      // AI symbol (resembling a circuit)
      line(this.x - 4, this.y, this.x + 4, this.y);
      line(this.x, this.y - 4, this.x, this.y + 4);
      fill(255);
      ellipse(this.x, this.y, 4, 4);
    } else if (this.name === "Speed Boost") {
      // Lightning bolt symbol
      noFill();
      beginShape();
      vertex(this.x - 3, this.y - 5);
      vertex(this.x + 1, this.y - 1);
      vertex(this.x - 1, this.y + 1);
      vertex(this.x + 3, this.y + 5);
      endShape();
    } else if (this.name === "Shield") {
      // Shield symbol
      noFill();
      arc(this.x, this.y, 10, 10, PI * 0.75, PI * 2.25);
    } else if (this.name === "Rapid Fire") {
      // Rapid fire symbol
      fill(255);
      ellipse(this.x - 2, this.y, 2, 2);
      ellipse(this.x, this.y, 2, 2);
      ellipse(this.x + 2, this.y, 2, 2);
    }
    
    strokeWeight(1);
  }
}

// BloodSplatter class
class BloodSplatter {
  constructor(x, y) {
    this.x = x;
    this.y = y;
    this.frame = 0;
    this.maxFrames = 10;
    this.frameDelay = 3;
    this.frameCounter = 0;
    this.particles = [];
    
    // Create blood particles
    for (let i = 0; i < 8; i++) {
      this.particles.push({
        x: random(-10, 10),
        y: random(-10, 10),
        size: random(3, 8),
        alpha: 255
      });
    }
  }
  
  update() {
    this.frameCounter++;
    if (this.frameCounter >= this.frameDelay) {
      this.frame++;
      this.frameCounter = 0;
      
      // Fade out particles
      for (let particle of this.particles) {
        particle.alpha -= 25;
      }
    }
    return this.frame < this.maxFrames;
  }
  
  draw() {
    if (this.frame < this.maxFrames) {
      push();
      translate(this.x, this.y);
      
      // Draw blood particles
      for (let particle of this.particles) {
        fill(200, 0, 0, particle.alpha);
        noStroke();
        ellipse(particle.x, particle.y, particle.size, particle.size);
      }
      
      pop();
    }
  }
}

// Explosion class
class Explosion {
  constructor(x, y) {
    this.x = x;
    this.y = y;
    this.frame = 0;
    this.maxFrames = 10;
    this.frameDelay = 2;
    this.frameCounter = 0;
  }
  
  update() {
    this.frameCounter++;
    if (this.frameCounter >= this.frameDelay) {
      this.frame++;
      this.frameCounter = 0;
    }
    return this.frame < this.maxFrames;
  }
  
  draw() {
    if (this.frame < this.maxFrames) {
      // Placeholder for explosion drawing
    }
  }
}

// Add this function to handle leaderboard display
function showLeaderboardScreen() {
  // Background with grid effect
  background(10, 10, 20);
  
  // Draw grid lines
  stroke(0, 100, 150, 50);
  strokeWeight(1);
  
  // Draw vertical grid lines
  for (let x = 0; x < SCREEN_WIDTH; x += 40) {
    line(x, 0, x, SCREEN_HEIGHT);
  }
  
  // Draw horizontal grid lines
  for (let y = 0; y < SCREEN_HEIGHT; y += 40) {
    line(0, y, SCREEN_WIDTH, y);
  }
  
  // Draw border
  strokeWeight(2);
  stroke(0, 150, 255);
  noFill();
  rect(10, 10, SCREEN_WIDTH - 20, SCREEN_HEIGHT - 20);
  
  // Title
  fill(0, 200, 255);
  textSize(40);
  textAlign(CENTER, TOP);
  text("LEADERBOARD", SCREEN_WIDTH/2, 50);
  
  // Table setup
  let tableX = 100;
  let tableY = 120;
  let tableWidth = SCREEN_WIDTH - 200;
  let rowHeight = 40;
  let rankWidth = 50;
  let playerWidth = 350;
  let scoreWidth = 100;
  
  // Draw table outline
  stroke(0, 150, 255);
  strokeWeight(2);
  noFill();
  rect(tableX, tableY, tableWidth, rowHeight * 10, 5);
  
  // Leaderboard data
  if (leaderboardData && leaderboardData.length > 0) {
    for (let i = 0; i < Math.min(10, leaderboardData.length); i++) {
      let entry = leaderboardData[i];
      let rowY = tableY + i * rowHeight;
      
      // Row background with medal colors for top 3
      if (i < 3) {
        // Medal background colors
        let medalColors = [
          [255, 215, 0, 100],  // Gold
          [192, 192, 192, 100], // Silver
          [205, 127, 50, 100]   // Bronze
        ];
        
        noStroke();
        fill(medalColors[i][0], medalColors[i][1], medalColors[i][2], medalColors[i][3]);
        rect(tableX, rowY, tableWidth, rowHeight);
      } else {
        // Regular row background
        noStroke();
        fill(20, 40, 80, 150);
        rect(tableX, rowY, tableWidth, rowHeight);
      }
      
      // Draw row divider
      stroke(0, 100, 150);
      strokeWeight(1);
      line(tableX, rowY + rowHeight, tableX + tableWidth, rowY + rowHeight);
      
      // Rank with medal for top 3
      textAlign(CENTER, CENTER);
      if (i < 3) {
        // Medal colors: gold, silver, bronze
        let medalColors = [
          [255, 215, 0],  // Gold
          [192, 192, 192], // Silver
          [205, 127, 50]   // Bronze
        ];
        
        noStroke();
        fill(medalColors[i][0], medalColors[i][1], medalColors[i][2]);
        ellipse(tableX + rankWidth/2, rowY + rowHeight/2, 30, 30);
        fill(0);
        textSize(18);
        text(i + 1, tableX + rankWidth/2, rowY + rowHeight/2);
      } else {
        noStroke();
        fill(255);
        textSize(18);
        text(i + 1, tableX + rankWidth/2, rowY + rowHeight/2);
      }
      
      // Format player name to match Python version (r***@hackerhall.ai)
      let displayName = entry.email || "Anonymous";
      if (displayName.includes('@')) {
        let username = displayName.split('@')[0];
        let domain = displayName.split('@')[1];
        if (username.length > 0) {
          displayName = username.charAt(0) + "***@" + domain;
        }
      }
      
      // Player name
      noStroke();
      textAlign(CENTER, CENTER);
      fill(255);
      textSize(18);
      text(displayName, tableX + rankWidth + playerWidth/2, rowY + rowHeight/2);
      
      // Score
      textAlign(CENTER, CENTER);
      fill(255, 215, 0); // Gold color for scores
      textSize(18);
      text(entry.score, tableX + rankWidth + playerWidth + scoreWidth/2, rowY + rowHeight/2);
    }
  } else {
    fill(200);
    textSize(24);
    textAlign(CENTER, CENTER);
    text("No leaderboard data available", SCREEN_WIDTH/2, 200);
  }
  
  // Back button with text
  let backButtonX = SCREEN_WIDTH/2 - 100;
  let backButtonY = SCREEN_HEIGHT - 100;
  let buttonWidth = 200;
  let buttonHeight = 40;
  
  let mouseOverBack = mouseX > backButtonX && mouseX < backButtonX + buttonWidth &&
                      mouseY > backButtonY && mouseY < backButtonY + buttonHeight;
  
  fill(mouseOverBack ? color(0, 150, 250) : color(0, 100, 200));
  rect(backButtonX, backButtonY, buttonWidth, buttonHeight, 5);
  
  // Add "Back" text to the button
  fill(255);
  textSize(24);
  textAlign(CENTER, CENTER);
  text("Main Menu", SCREEN_WIDTH/2, backButtonY + buttonHeight/2);
  
  // Refresh button
  let refreshButtonX = SCREEN_WIDTH - 80;
  let refreshButtonY = 120;
  let refreshButtonSize = 40;
  
  let mouseOverRefresh = mouseX > refreshButtonX && mouseX < refreshButtonX + refreshButtonSize &&
                         mouseY > refreshButtonY && mouseY < refreshButtonY + refreshButtonSize;
  
  fill(mouseOverRefresh ? color(0, 170, 250) : color(0, 120, 200));
  ellipse(refreshButtonX + refreshButtonSize/2, refreshButtonY + refreshButtonSize/2, refreshButtonSize, refreshButtonSize);
  
  // Refresh icon
  stroke(255);
  strokeWeight(2);
  noFill();
  arc(refreshButtonX + refreshButtonSize/2, refreshButtonY + refreshButtonSize/2, 
      refreshButtonSize * 0.6, refreshButtonSize * 0.6, -PI/4, PI * 1.5);
  line(refreshButtonX + refreshButtonSize/2 + refreshButtonSize * 0.3, refreshButtonY + refreshButtonSize/2 - refreshButtonSize * 0.1,
       refreshButtonX + refreshButtonSize/2 + refreshButtonSize * 0.2, refreshButtonY + refreshButtonSize/2 - refreshButtonSize * 0.3);
  line(refreshButtonX + refreshButtonSize/2 + refreshButtonSize * 0.3, refreshButtonY + refreshButtonSize/2 - refreshButtonSize * 0.1,
       refreshButtonX + refreshButtonSize/2 + refreshButtonSize * 0.4, refreshButtonY + refreshButtonSize/2);
  strokeWeight(1);
  
  textAlign(LEFT, TOP);
}

// Add this function to handle name/email input
function showNameInputScreen() {
  background(5, 7, 15);
  
  // Draw grid lines
  stroke(0, 100, 150, 50);
  strokeWeight(1);
  
  // Draw vertical grid lines
  for (let x = 0; x < SCREEN_WIDTH; x += 40) {
    line(x, 0, x, SCREEN_HEIGHT);
  }
  
  // Draw horizontal grid lines
  for (let y = 0; y < SCREEN_HEIGHT; y += 40) {
    line(0, y, SCREEN_WIDTH, y);
  }
  
  // Draw border
  strokeWeight(2);
  stroke(0, 150, 255);
  noFill();
  rect(10, 10, SCREEN_WIDTH - 20, SCREEN_HEIGHT - 20);
  
  // Title
  fill(0, 200, 255);
  textSize(40);
  textAlign(CENTER, TOP);
  text("SUBMIT YOUR SCORE", SCREEN_WIDTH/2, 50);
  
  // Score display
  fill(255, 215, 0);
  textSize(32);
  text("Score: " + player.score, SCREEN_WIDTH/2, 120);
  
  // Name input field
  let nameFieldX = SCREEN_WIDTH/2 - 150;
  let nameFieldY = 180;
  let fieldWidth = 300;
  let fieldHeight = 40;
  
  fill(inputField === "name" ? color(40, 40, 60) : color(20, 20, 40));
  rect(nameFieldX, nameFieldY, fieldWidth, fieldHeight, 5);
  
  fill(255);
  textSize(20);
  textAlign(LEFT, CENTER);
  text("Name: ", nameFieldX - 80, nameFieldY + fieldHeight/2);
  
  textAlign(LEFT, CENTER);
  text(playerName, nameFieldX + 10, nameFieldY + fieldHeight/2);
  
  if (inputField === "name" && frameCount % 60 < 30) {
    // Blinking cursor
    let cursorX = nameFieldX + 10 + textWidth(playerName);
    stroke(255);
    line(cursorX, nameFieldY + 10, cursorX, nameFieldY + fieldHeight - 10);
    noStroke();
  }
  
  // Email input field
  let emailFieldX = SCREEN_WIDTH/2 - 150;
  let emailFieldY = 240;
  
  fill(inputField === "email" ? color(40, 40, 60) : color(20, 20, 40));
  rect(emailFieldX, emailFieldY, fieldWidth, fieldHeight, 5);
  
  fill(255);
  textAlign(LEFT, CENTER);
  text("Email: ", emailFieldX - 80, emailFieldY + fieldHeight/2);
  
  textAlign(LEFT, CENTER);
  text(playerEmail, emailFieldX + 10, emailFieldY + fieldHeight/2);
  
  if (inputField === "email" && frameCount % 60 < 30) {
    // Blinking cursor
    let cursorX = emailFieldX + 10 + textWidth(playerEmail);
    stroke(255);
    line(cursorX, emailFieldY + 10, cursorX, emailFieldY + fieldHeight - 10);
    noStroke();
  }
  
  // Submit button
  let submitButtonX = SCREEN_WIDTH/2 - 100;
  let submitButtonY = 310;
  let buttonWidth = 200;
  let buttonHeight = 40;
  
  let canSubmit = playerName.length > 0;
  let mouseOverSubmit = mouseX > submitButtonX && mouseX < submitButtonX + buttonWidth &&
                        mouseY > submitButtonY && mouseY < submitButtonY + buttonHeight;
  
  fill(canSubmit ? (mouseOverSubmit ? color(0, 150, 250) : color(0, 100, 200)) : color(100, 100, 100));
  rect(submitButtonX, submitButtonY, buttonWidth, buttonHeight, 5);
  
  fill(255);
  textSize(24);
  textAlign(CENTER, CENTER);
  text("Submit", SCREEN_WIDTH/2, submitButtonY + buttonHeight/2);
  
  // Skip button
  let skipButtonX = SCREEN_WIDTH/2 - 100;
  let skipButtonY = 370;
  
  let mouseOverSkip = mouseX > skipButtonX && mouseX < skipButtonX + buttonWidth &&
                      mouseY > skipButtonY && mouseY < skipButtonY + buttonHeight;
  
  fill(mouseOverSkip ? color(0, 130, 220) : color(80, 80, 80));
  rect(skipButtonX, skipButtonY, buttonWidth, buttonHeight, 5);
  
  fill(255);
  textAlign(CENTER, CENTER);
  text("Skip", SCREEN_WIDTH/2, skipButtonY + buttonHeight/2);
  
  // Newsletter signup note
  fill(180, 180, 180);
  textSize(14);
  text("By submitting, you're signing up for the HackerHall newsletter", 
       SCREEN_WIDTH/2, skipButtonY + buttonHeight + 30);
  
  // Privacy note
  fill(180, 180, 180);
  textSize(14);
  text("Your email will be partially hidden on the leaderboard", 
       SCREEN_WIDTH/2, skipButtonY + buttonHeight + 50);
  
  // Prize claim note with emphasis
  fill(255, 220, 100); // Gold color for emphasis
  textSize(14);
  text("Use a real email to claim your prize if you win!", 
       SCREEN_WIDTH/2, skipButtonY + buttonHeight + 70);
  
  textAlign(LEFT, TOP);
}

// Update the loadLeaderboard function
function loadLeaderboard() {
  leaderboardLoaded = false;
  connectionStatus = "unknown";
  
  // Clear any existing data
  leaderboardData = [];
  
  // Check if Supabase client is available
  if (!window.supabaseClient) {
    console.warn("Supabase client not available - using mock data");
    connectionStatus = "error";
    
    leaderboardLoaded = true;
    return;
  }
  
  // Query the scores table
  window.supabaseClient
    .from('scores')
    .select('*')
    .order('score', { ascending: false })
    .limit(10)
    .then(response => {
      if (response.error) {
        console.error("Error loading leaderboard:", response.error);
        connectionStatus = "error";
        leaderboardLoaded = true;
        return;
      }
      
      if (response.data && response.data.length > 0) {
        leaderboardData = response.data;
        connectionStatus = "connected";
        console.log("Leaderboard loaded from Supabase:", leaderboardData);
      } else {
        console.log("No leaderboard data found in Supabase");
      }
      
      leaderboardLoaded = true;
    })
    .catch(error => {
      console.error("Exception loading leaderboard:", error);
      connectionStatus = "error";
      leaderboardLoaded = true;
    });
}

// Update the submitScore function
async function submitScore() {
  try {
    if (!window.supabaseClient) {
      console.warn("Supabase client not available - score not saved");
      alert("Score not saved: Database connection not configured");
      return false;
    }
    
    const { data, error } = await window.supabaseClient
      .from('scores')
      .insert([
        { 
          email: playerEmail || "anonymous@example.com", 
          score: player.score,
        }
      ]);
    
    if (error) {
      console.error("Error submitting score:", error.message);
      alert("Error saving score: " + error.message);
      return false;
    } else {
      console.log("Score submitted successfully!");
      alert("Score submitted successfully!");
      await loadLeaderboard();
      return true;
    }
  } catch (e) {
    console.error("Exception submitting score:", e);
    alert("Error saving score: " + e.message);
    return false;
  }
}

// Update the keyPressed function to handle async calls
function keyPressed() {
  if (gameOver) {
    if (keyCode === ENTER || keyCode === RETURN) {
      if (playerEmail.length > 0 && playerEmail.includes('@')) {
        // Use a promise to handle the async submitScore function
        submitScore().then(() => {
          showLeaderboard = true;
        });
      }
      return false;
    } else if (keyCode === BACKSPACE) {
      if (playerEmail.length > 0) {
        playerEmail = playerEmail.substring(0, playerEmail.length - 1);
      }
      return false;
    }
  }
  return true;
}

function keyTyped() {
  if (gameOver) {
    if (playerEmail.length < 50) {
      playerEmail += key;
    }
    return false;
  }
  return true;
} 
// ── supabase-config.template.js
// Template for Supabase configuration
// Copy this file to supabase-config.js and fill in your actual credentials
window.supabaseConfig = {
  supabaseUrl: "YOUR_SUPABASE_URL",
  supabaseKey: "YOUR_SUPABASE_ANON_KEY"
};

// Initialize Supabase client
window.initSupabase = function() {
  if (window.supabaseConfig.supabaseUrl === "YOUR_SUPABASE_URL") {
    console.warn("Supabase not configured. Please update supabase-config.js with your credentials.");
    window.supabaseClient = null;
    return false;
  }
  
  try {
    window.supabaseClient = supabase.createClient(
      window.supabaseConfig.supabaseUrl,
      window.supabaseConfig.supabaseKey
    );
    console.log("Supabase client initialized");
    return true;
  } catch (error) {
    console.error("Failed to initialize Supabase client:", error);
    window.supabaseClient = null;
    return false;
  }
}; 
